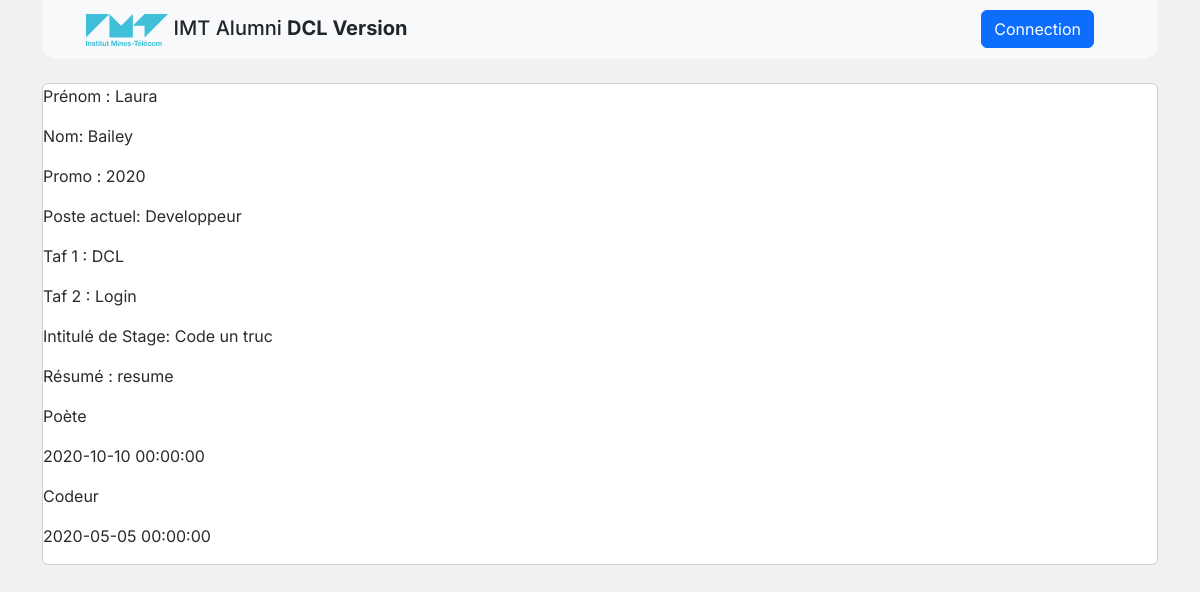
The page /detail/student?id=2 on the database its author committed.
### database/models.py (models this page shows)
class User(db.Model):
    __tablename__ = "User"
    id = db.Column(db.Integer, primary_key=True)
    name = db.Column(db.Text)
    first_name = db.Column(db.Text)
    nationality = db.Column(db.Text)
    birth_date = db.Column(db.DateTime)
    taf1 = db.Column(db.Integer, db.ForeignKey('Taf.id'))
    taf2 = db.Column(db.Integer, db.ForeignKey('Taf.id'))
    stage = db.Column(db.Integer, db.ForeignKey('Stage.id'))
    promo = db.Column(db.Integer, db.ForeignKey('Promo.id'))
    occupation= db.Column(db.Text)
    role= db.Column(db.Text)

class Promo(db.Model):
    __tablename__ = "Promo"
    id = db.Column(db.Integer, primary_key=True)
    annee = db.Column(db.Integer)

class Taf(db.Model):
    __tablename__ = "Taf"
    id = db.Column(db.Integer, primary_key=True)
    name = db.Column(db.Text)
    director = db.Column(db.Text)

class Stage(db.Model):
    __tablename__ = "Stage"
    id = db.Column(db.Integer, primary_key=True)
    title = db.Column(db.Text)
    date_start = db.Column(db.DateTime)
    date_end = db.Column(db.DateTime)
    resume = db.Column(db.Text)
    rapport = db.Column(db.Text)
    tutor = db.Column(db.Integer, db.ForeignKey('Tutor.id'))
    enterprise = db.Column(db.Integer, db.ForeignKey('Organisation.id'))

class Occupation(db.Model):
    __tablename__ = "Occupation"
    id = db.Column(db.Integer, primary_key=True)
    title = db.Column(db.Text)
    description = db.Column(db.Text)
    start_date = db.Column(db.Integer)
    id_user = db.Column(db.Integer, db.ForeignKey('User.id'))
    organisation = db.Column(db.Integer, db.ForeignKey('Organisation.id'))

### app.py (the view)
@app.route("/detail/student")
def detailed_student():
    id = request.args.get('id', default='*', type=int)
    student = User.query.filter(User.id==id)[0]
    print(student.name)
    taf1 = Taf.query.filter(Taf.id==student.taf1)[0]
    taf2 = Taf.query.filter(Taf.id==student.taf2)[0]
    stage = Stage.query.filter(Stage.id== student.stage)[0]
    promo = Promo.query.filter(Promo.id==student.promo)[0]
    occupations = Occupation.query.filter(Occupation.id_user==student.id)
    return render_template("detailedStudent.html.jinja2", student=student, taf1=taf1, taf2=taf2, stage=stage, promo=promo, occupations=occupations)

### templates/detailedStudent.html.jinja2
{% extends "layout.html.jinja2" %}
{% block body %}
<div class="container">
<div class="card"
<p>Prénom : {{ student.first_name }} </p>
<p>Nom: {{ student.name }}</p>
    <p>Promo : {{ promo.annee }}</p>
<p>Poste actuel: {{ student.occupation }}</p>
<p>Taf 1 : {{ taf1.name }}</p>
<p>Taf 2 : {{ taf2.name }}</p>
<p>Intitulé de Stage: {{ stage.title }}</p>
<p>Résumé : {{ stage.resume }}</p>
    {% for occupation in occupations %}
        <p>{{ occupation.title }}</p>
        <p>{{ occupation.start_date }}
    {% endfor %}
{% endblock %}

### static/css/style.css (style rules this page uses)
html body { font-family: 'Inter', sans-serif !important; color: #2b2b2b !important; }
.card { transition: all 0.2s ease; border-radius: 17px; }

### rows shown on the page
User: first_name "Laura", name "Bailey", occupation "Developpeur"
Promo: annee "2020"
Taf: name "DCL"
Taf: name "Login"
Stage: title "Code un truc", resume "resume"
Occupation: title "Poète", start_date "2020-10-10 00:00:00"
Occupation: title "Codeur", start_date "2020-05-05 00:00:00"
